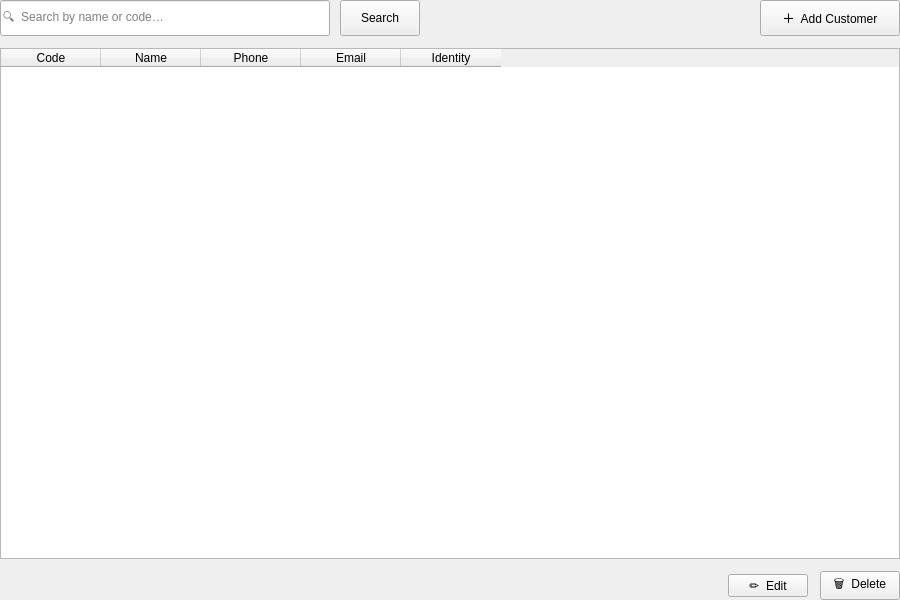
<?xml version="1.0" encoding="UTF-8"?>
<ui version="4.0">
 <class>CustomersPage</class>
 <widget class="QWidget" name="CustomersPage">
  <property name="geometry"><rect><x>0</x><y>0</y><width>900</width><height>600</height></rect></property>
  <property name="windowTitle"><string>Customers</string></property>

  <layout class="QVBoxLayout" name="mainLayout">
   <property name="spacing"><number>12</number></property>
   <property name="leftMargin"><number>0</number></property>
   <property name="topMargin"><number>0</number></property>
   <property name="rightMargin"><number>0</number></property>
   <property name="bottomMargin"><number>0</number></property>

   <!-- Toolbar -->
   <item>
    <layout class="QHBoxLayout" name="toolbarLayout">
     <property name="spacing"><number>10</number></property>

     <item>
      <widget class="QLineEdit" name="searchInput">
       <property name="placeholderText"><string>🔍  Search by name or code…</string></property>
       <property name="minimumSize"><size><width>240</width><height>36</height></size></property>
      </widget>
     </item>

     <item>
      <widget class="QPushButton" name="searchButton">
       <property name="text"><string>Search</string></property>
       <property name="minimumSize"><size><width>80</width><height>36</height></size></property>
      </widget>
     </item>

     <item>
      <spacer>
       <property name="orientation"><enum>Qt::Horizontal</enum></property>
       <property name="sizeHint" stdset="0"><size><width>40</width><height>0</height></size></property>
      </spacer>
     </item>

     <item>
      <widget class="QPushButton" name="addButton">
       <property name="text"><string>＋  Add Customer</string></property>
       <property name="minimumSize"><size><width>140</width><height>36</height></size></property>
      </widget>
     </item>

    </layout>
   </item>

   <!-- Table -->
   <item>
    <widget class="QTableWidget" name="customersTable">
     <property name="selectionBehavior"><enum>QAbstractItemView::SelectRows</enum></property>
     <property name="editTriggers"><set>QAbstractItemView::NoEditTriggers</set></property>
     <property name="alternatingRowColors"><bool>true</bool></property>
     <column><property name="text"><string>Code</string></property></column>
     <column><property name="text"><string>Name</string></property></column>
     <column><property name="text"><string>Phone</string></property></column>
     <column><property name="text"><string>Email</string></property></column>
     <column><property name="text"><string>Identity</string></property></column>
    </widget>
   </item>

   <!-- Bottom bar -->
   <item>
    <layout class="QHBoxLayout" name="bottomBar">
     <item>
      <widget class="QLabel" name="statusLabel">
       <property name="text"><string/></property>
      </widget>
     </item>
     <item>
      <spacer>
       <property name="orientation"><enum>Qt::Horizontal</enum></property>
       <property name="sizeHint" stdset="0"><size><width>40</width><height>0</height></size></property>
      </spacer>
     </item>
     <item>
      <widget class="QPushButton" name="editButton">
       <property name="text"><string>✏  Edit</string></property>
      </widget>
     </item>
     <item>
      <widget class="QPushButton" name="deleteButton">
       <property name="text"><string>🗑  Delete</string></property>
      </widget>
     </item>
    </layout>
   </item>

  </layout>
 </widget>
 <resources/>
 <connections/>
</ui>
